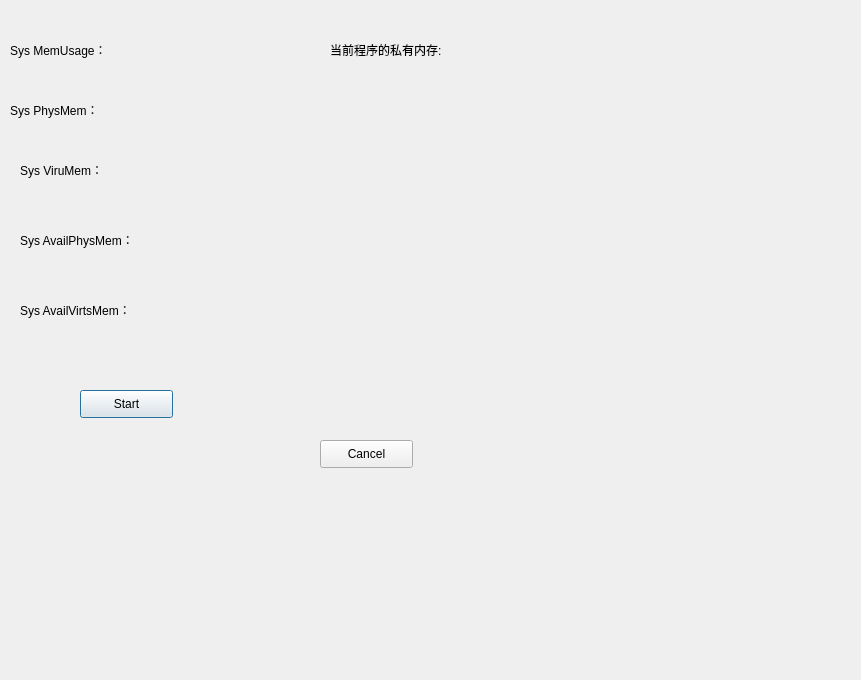
<?xml version="1.0" encoding="UTF-8"?>
<ui version="4.0">
 <class>GetBaseInfo</class>
 <widget class="QDialog" name="GetBaseInfo">
  <property name="geometry">
   <rect>
    <x>0</x>
    <y>0</y>
    <width>861</width>
    <height>680</height>
   </rect>
  </property>
  <property name="windowTitle">
   <string>Dialog</string>
  </property>
  <widget class="QPushButton" name="m_btnStart">
   <property name="geometry">
    <rect>
     <x>80</x>
     <y>390</y>
     <width>93</width>
     <height>28</height>
    </rect>
   </property>
   <property name="text">
    <string>Start</string>
   </property>
  </widget>
  <widget class="QPushButton" name="m_btnCancel">
   <property name="geometry">
    <rect>
     <x>320</x>
     <y>440</y>
     <width>93</width>
     <height>28</height>
    </rect>
   </property>
   <property name="text">
    <string>Cancel</string>
   </property>
  </widget>
  <widget class="QWidget" name="widget" native="true">
   <property name="geometry">
    <rect>
     <x>10</x>
     <y>30</y>
     <width>201</width>
     <height>39</height>
    </rect>
   </property>
   <layout class="QHBoxLayout" name="horizontalLayout">
    <item>
     <widget class="QLabel" name="label_4">
      <property name="text">
       <string>Sys MemUsage：</string>
      </property>
     </widget>
    </item>
    <item>
     <widget class="QLabel" name="m_TextSysMemUsage">
      <property name="text">
       <string/>
      </property>
     </widget>
    </item>
   </layout>
  </widget>
  <widget class="QWidget" name="widget_2" native="true">
   <property name="geometry">
    <rect>
     <x>10</x>
     <y>90</y>
     <width>201</width>
     <height>39</height>
    </rect>
   </property>
   <layout class="QHBoxLayout" name="horizontalLayout_2">
    <item>
     <widget class="QLabel" name="label_5">
      <property name="text">
       <string>Sys PhysMem：</string>
      </property>
     </widget>
    </item>
    <item>
     <widget class="QLabel" name="m_TextSysPhysMem">
      <property name="text">
       <string/>
      </property>
     </widget>
    </item>
   </layout>
  </widget>
  <widget class="QWidget" name="widget_3" native="true">
   <property name="geometry">
    <rect>
     <x>20</x>
     <y>150</y>
     <width>201</width>
     <height>39</height>
    </rect>
   </property>
   <layout class="QHBoxLayout" name="horizontalLayout_3">
    <item>
     <widget class="QLabel" name="label_6">
      <property name="text">
       <string>Sys ViruMem：</string>
      </property>
     </widget>
    </item>
    <item>
     <widget class="QLabel" name="m_TextSysVirtMem">
      <property name="text">
       <string/>
      </property>
     </widget>
    </item>
   </layout>
  </widget>
  <widget class="QWidget" name="widget_4" native="true">
   <property name="geometry">
    <rect>
     <x>20</x>
     <y>220</y>
     <width>201</width>
     <height>39</height>
    </rect>
   </property>
   <layout class="QHBoxLayout" name="horizontalLayout_4">
    <item>
     <widget class="QLabel" name="label_7">
      <property name="text">
       <string>Sys AvailPhysMem：</string>
      </property>
     </widget>
    </item>
    <item>
     <widget class="QLabel" name="m_TextAvailPhysMem">
      <property name="text">
       <string/>
      </property>
     </widget>
    </item>
   </layout>
  </widget>
  <widget class="QWidget" name="widget_5" native="true">
   <property name="geometry">
    <rect>
     <x>20</x>
     <y>290</y>
     <width>201</width>
     <height>39</height>
    </rect>
   </property>
   <layout class="QHBoxLayout" name="horizontalLayout_5">
    <item>
     <widget class="QLabel" name="label_8">
      <property name="text">
       <string>Sys AvailVirtsMem：</string>
      </property>
     </widget>
    </item>
    <item>
     <widget class="QLabel" name="m_TextAvailVirtMem">
      <property name="text">
       <string/>
      </property>
     </widget>
    </item>
   </layout>
  </widget>
  <widget class="QWidget" name="widget_6" native="true">
   <property name="geometry">
    <rect>
     <x>330</x>
     <y>30</y>
     <width>201</width>
     <height>39</height>
    </rect>
   </property>
   <layout class="QHBoxLayout" name="horizontalLayout_6">
    <item>
     <widget class="QLabel" name="label_9">
      <property name="text">
       <string>当前程序的私有内存:</string>
      </property>
     </widget>
    </item>
    <item>
     <widget class="QLabel" name="m_TextAppPrivateMem">
      <property name="text">
       <string/>
      </property>
     </widget>
    </item>
   </layout>
  </widget>
  <zorder>m_btnStart</zorder>
  <zorder>m_btnCancel</zorder>
  <zorder>widget</zorder>
  <zorder>widget_2</zorder>
  <zorder>widget_3</zorder>
  <zorder>widget_4</zorder>
  <zorder>widget_5</zorder>
  <zorder>label_7</zorder>
  <zorder>label_8</zorder>
  <zorder>widget_6</zorder>
 </widget>
 <resources/>
 <connections/>
</ui>
